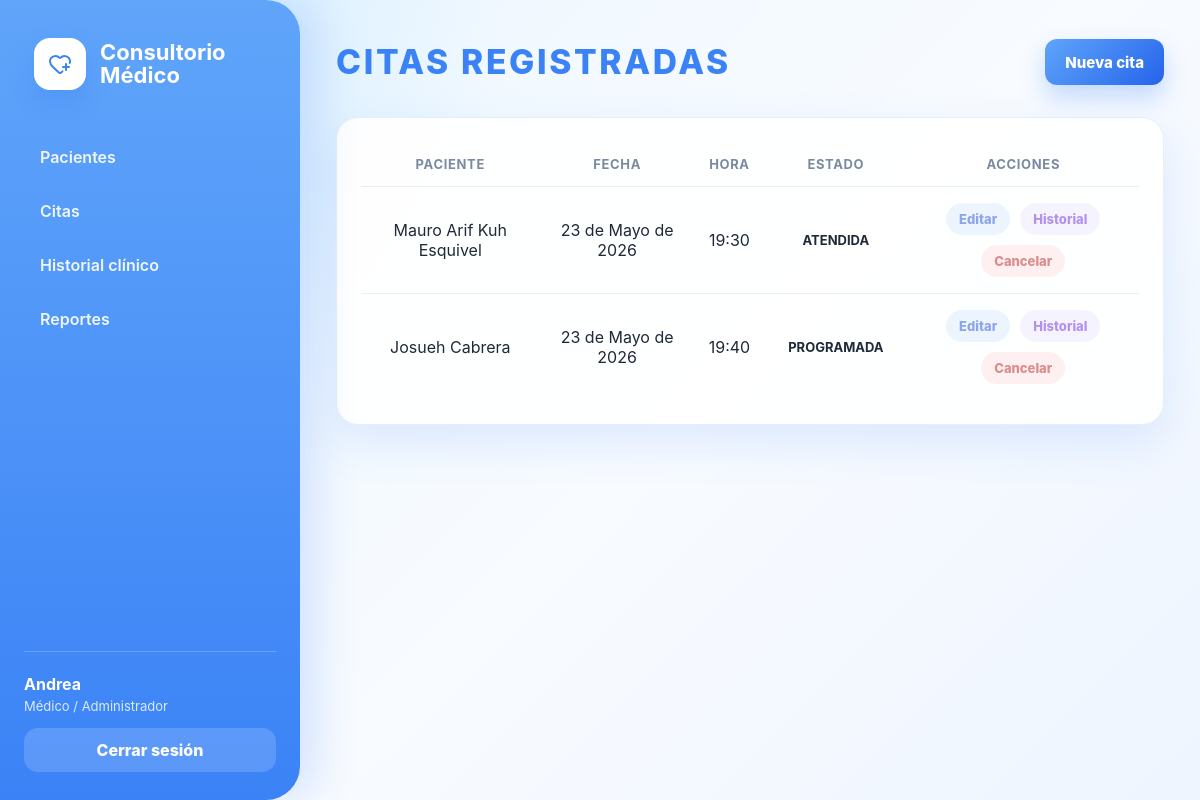
The page /citas/ (signed in) on the database as committed earlier.
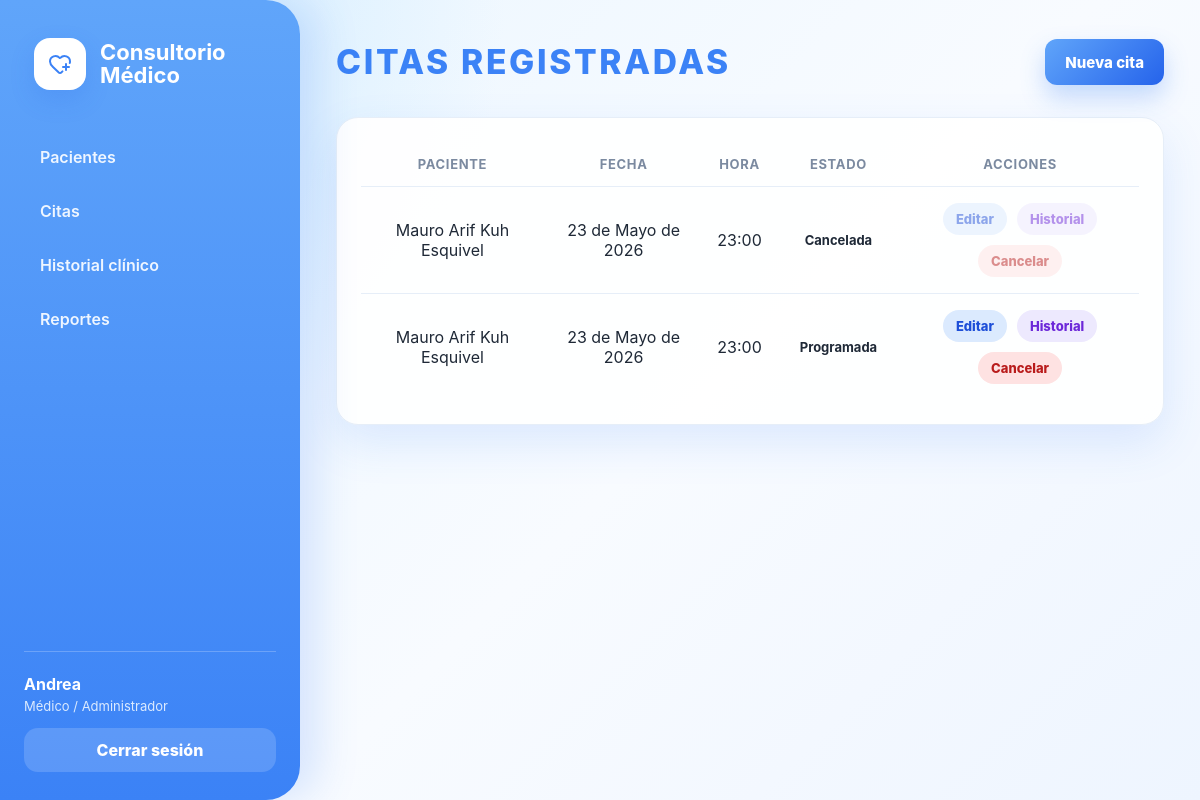
The same page on the database as committed later.
### consultorio/models.py (models this page shows, shortened)
class Usuario(AbstractUser):
    ROL_CHOICES = [
        ("MEDICO", "Médico"),
        ("PACIENTE", "Paciente"),
    ]
    rol = models.CharField(max_length=20, choices=ROL_CHOICES, default="PACIENTE")

class Cita(models.Model):
    ESTADOS = [
        ("programada", "Programada"),
        ("cancelada", "Cancelada"),
        ("atendida", "Atendida"),
    ]
    paciente = models.ForeignKey(Paciente, on_delete=models.CASCADE, related_name="citas")
    fecha = models.DateField()
    hora = models.TimeField()
    estado = models.CharField(
        max_length=20,
        choices=ESTADOS,
        default="programada"
    )
    class Meta:
        constraints = [
            models.UniqueConstraint(
                fields=["fecha", "hora"],
                condition=Q(estado="programada"),
                name="unique_cita_programada_por_fecha_hora",
            )
        ]
        ordering = ["fecha", "hora"]

class Paciente(models.Model):
    SEXO_CHOICES = [
    ("H", "Hombre"),
    ("M", "Mujer"),
    ]
    usuario = models.OneToOneField(Usuario, on_delete=models.CASCADE)
    nombre = models.CharField(max_length=120)
    direccion = models.CharField(max_length=200)
    correo = models.EmailField(unique=True)
    telefono = models.CharField(max_length=20)
    edad = models.PositiveIntegerField()
    sexo = models.CharField(max_length=1, choices=SEXO_CHOICES)

### consultorio/views.py (the view)
# urls.py: path("citas/", views.citas_view, name="citas"),
@login_required
def citas_view(request):
    if es_medico(request.user):
        citas = Cita.objects.select_related("paciente").all()
    else:
        paciente = obtener_paciente_usuario(request.user)
        citas = Cita.objects.select_related("paciente").filter(paciente=paciente)
    return render(request, "VistaCitas.html", {
        "citas": citas,
        "es_medico": es_medico(request.user),
    })

### consultorio/views.py (called while the page is built)
def es_medico(user):
    return user.is_staff or user.is_superuser or getattr(user, "rol", "") == "MEDICO"

### consultorio/templates/VistaCitas.html (shortened to what this page needs)
{% extends 'Base.html' %}
{% block content %}
<header class="page-header row">
  <div>
    <h1>Citas registradas</h1>
  </div>
  <a href="{% url 'crear_cita' %}" class="btn primary">Nueva cita</a>
</header>
<section class="content-card">
  <table>
    <thead>
      <tr>
        <th>Paciente</th>
        <th>Fecha</th>
        <th>Hora</th>
        <th>Estado</th>
        <th>Acciones</th>
      </tr>
    </thead>
    <tbody>
      {% for cita in citas %}
      <tr>
        <td>{{ cita.paciente.nombre }}</td>
        <td>{{ cita.fecha }}</td>
        <td>{{ cita.hora }}</td>
        <td><span class="badge">{{ cita.get_estado_display }}</span></td>
        <td class="actions">
        {% if cita.estado == "programada" %}
          <a
            href="{% url 'editar_cita' cita.id %}"
            class="action-btn edit-btn"
          >
            Editar
          </a>
        {% else %}
          <button
            type="button"
            class="action-btn edit-btn disabled-btn"
            disabled
            title="No se puede editar una cita cancelada o atendida."
          >
            Editar
          </button>
        {% endif %}
        {% if es_medico %}
          {% if cita.estado == "programada" %}
            <a
              href="{% url 'crear_historial' cita.id %}"
              class="action-btn history-btn"
            >
              Historial
            </a>
          {% else %}
            <button
              type="button"
              class="action-btn history-btn disabled-btn"
              disabled
              title="El historial ya fue registrado o la cita fue cancelada."
            >
              Historial
            </button>
          {% endif %}
        {% endif %}
        {% if cita.estado == "programada" %}
          <form
            method="post"
            action="{% url 'eliminar_cita' cita.id %}"
            onsubmit="return confirm('¿Seguro que deseas cancelar esta cita?');"
            class="inline-form"
          >
            <button type="submit" class="action-btn delete-btn">
              Cancelar
            </button>
          </form>
        {% else %}
          <button
            type="button"
            class="action-btn delete-btn disabled-btn"
            disabled
            title="La cita ya no puede cancelarse."
          >
            Cancelar
          </button>
        {% endif %}
      </td>
      </tr>
      {% empty %}
      <tr>
        <td colspan="6" class="empty">No hay citas registradas.</td>
      </tr>
      {% endfor %}
    </tbody>
  </table>
</section>
{% endblock %}

### consultorio/templates/Base.html (shortened to what this page needs)
{% load static %}
<!doctype html>
<html lang="es">
  <head>
    <link rel="stylesheet" href="{% static 'consultorio/styles.css' %}" />
  </head>
  <body>
    <div class="app-layout">
      <aside class="sidebar">
        <a href="{% url 'dashboard' %}" class="brand">
          <span class="brand-icon">
            </span>
          <span>
            <strong>Consultorio Médico</strong>
          </span>
        </a>
        <nav class="nav-menu">
          {% if request.user.is_staff or request.user.is_superuser %}
            <a href="{% url 'pacientes' %}">Pacientes</a>
            <a href="{% url 'citas' %}">Citas</a>
            <a href="{% url 'historial' %}">Historial clínico</a>
            <a href="{% url 'reportes' %}">Reportes</a>
          {% else %}
            <a href="{% url 'citas' %}">Mis citas</a>
            <a href="{% url 'historial' %}">Mi historial clínico</a>
          {% endif %}
        </nav>
        <div class="sidebar-footer">
          <div class="user-summary">
            <strong>{{ request.user.username }}</strong>
            {% if request.user.is_staff or request.user.is_superuser %}
              <span>Médico / Administrador</span>
            {% else %}
              <span>Paciente</span>
            {% endif %}
          </div>
          <form method="post" action="{% url 'logout' %}" class="logout-form">
            <button type="submit" class="logout-btn">Cerrar sesión</button>
          </form>
        </div>
      </aside>
      <main class="main-content">
        {% block content %}{% endblock %}
      </main>
    </div>
  </body>
</html>

Rows that differ between the two databases and show on the page:
removed Cita: paciente.nombre "Josueh Cabrera", fecha "23 de Mayo de 2026", hora "19:40", estado "PROGRAMADA", shows "Editar", shows "Historial", shows "Cancelar"
added Cita: paciente.nombre "Mauro Arif Kuh Esquivel", fecha "23 de Mayo de 2026", hora "23:00", estado "Cancelada", shows "Editar", shows "Historial", shows "Cancelar"
changed Cita: hora "19:30" → "23:00"; estado "ATENDIDA" → "Programada"
